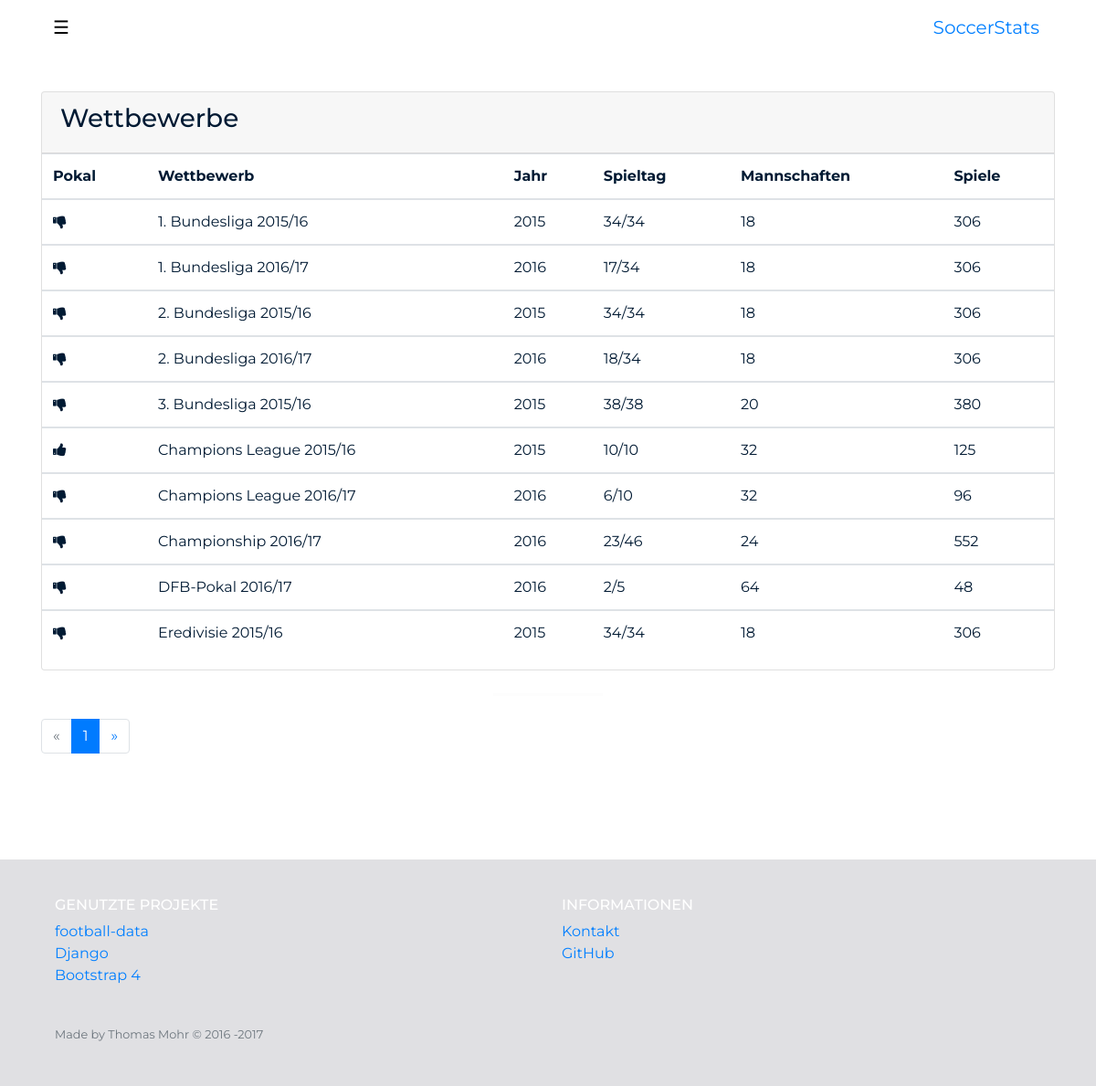
Page /competitions/ on the earlier database version.
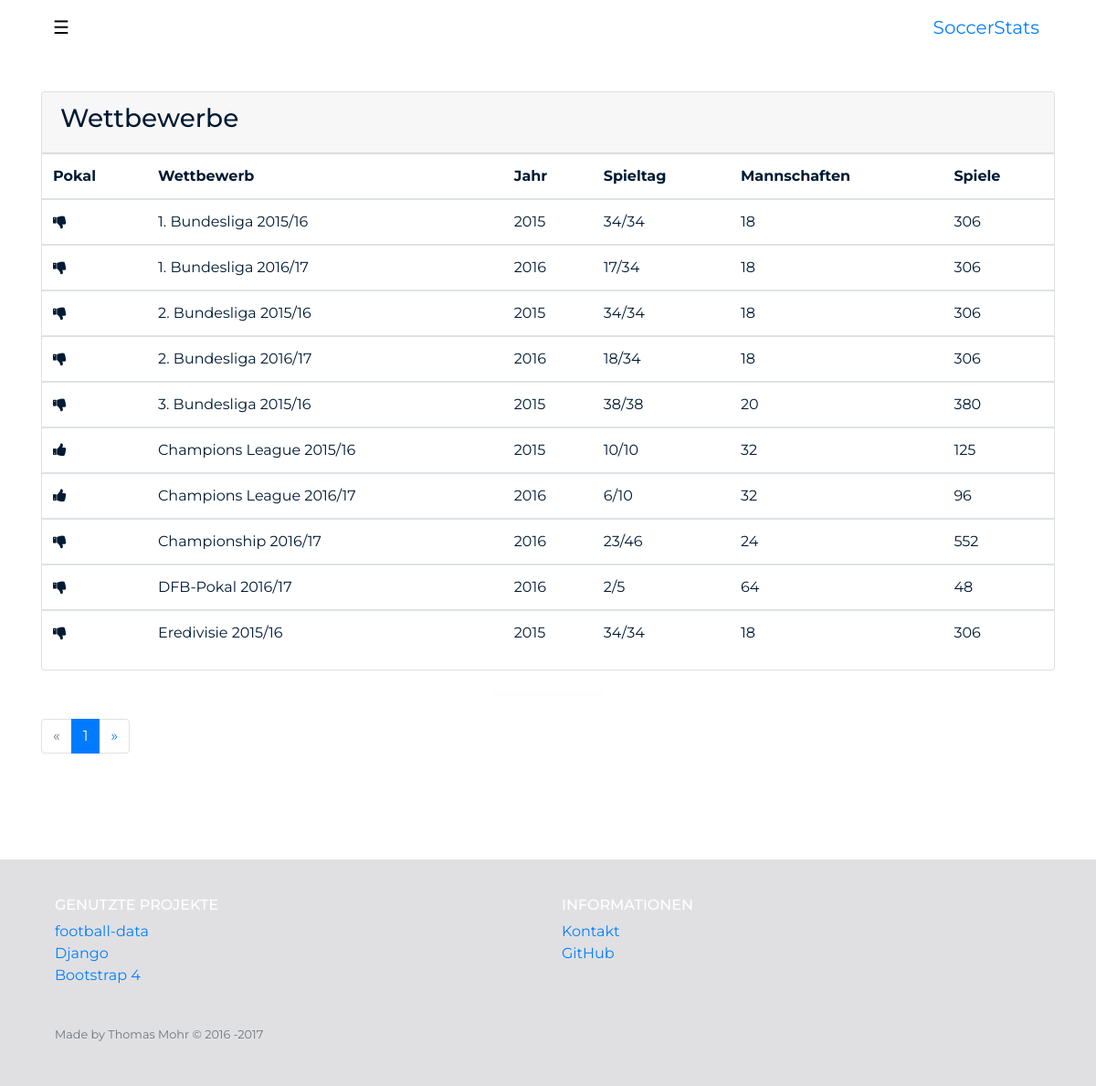
Same page on the later database version.
### competition/models.py (models this page shows, shortened)
class Competition(models.Model):
    id = models.PositiveSmallIntegerField(primary_key=True)
    is_cup = models.BooleanField()
    caption = models.CharField(max_length=255)
    league = models.CharField(max_length=255)
    year = models.PositiveSmallIntegerField()
    current_matchday = models.PositiveSmallIntegerField()
    number_of_matchdays = models.PositiveSmallIntegerField()
    number_of_teams = models.PositiveSmallIntegerField()
    number_of_games = models.PositiveSmallIntegerField()
    last_updated = models.DateTimeField()
    class Meta:
        ordering = ['caption']
        get_latest_by = 'last_updated'

### competition/views.py (the view)
class CompetitionListView(ListView):
    model = Competition
    paginate_by = 10
    def get_context_data(self, **kwargs):
        context = super(CompetitionListView, self).get_context_data(**kwargs)
        competitions = Competition.objects.all()
        paginator = Paginator(competitions, self.paginate_by)
        page = self.request.GET.get('page')
        try:
            competitions = paginator.page(page)
        except PageNotAnInteger:
            competitions = paginator.page(1)
        except EmptyPage:
            competitions = paginator.page(paginator.num_pages)
        context['competitions'] = competitions
        return context

### templates/competition/competition_list.html (shortened to what this page needs)
{% extends 'SoccerStats/base.html' %}
{% load math_extras %}
{% block content %}
    <section id="teams">
        <div class="container">
            <div class="card">
                <div class="card-header">
                    <h3 class="card-title>">Wettbewerbe</h3>
                </div>
                <div class="table-responsive">
                    <table class="table table-hover">
                        <thead>
                        <tr>
                            <th>Pokal</th>
                            <th>Wettbewerb</th>
                            <th>Jahr</th>
                            <th>Spieltag</th>
                            <th>Mannschaften</th>
                            <th>Spiele</th>
                        </tr>
                        </thead>
                        {% for competition in competitions %}
                            <tbody>
                            <tr
                                    onclick="document.location = '{% url 'competition:detail' competition.id %}'"
                                    style="cursor: pointer"
                            >
                                {% if competition.is_cup %}
                                    <td><i class="fa fa-thumbs-up" aria-hidden="true"></i></td>
                                {% else %}
                                    <td><i class="fa fa-thumbs-down" aria-hidden="true"></i></td>
                                {% endif %}
                                <td>{{ competition.caption }}</td>
                                <td>{{ competition.year }}</td>
                                <td>{{ competition.current_matchday }}/{{ competition.number_of_matchdays }}</td>
                                <td>{{ competition.number_of_teams }}</td>
                                <td>{{ competition.number_of_games }}</td>
                            </tr>
                            </tbody>
                        {% endfor %}
                    </table>
                </div>
            </div>
            <hr>
            <nav aria-label="Page navigation">
                <ul class="pagination">
                    {% if page_obj.has_previous %}
                        <li class="page-item">
                            <a
                                    class="page-link"
                                    href="?page={{ page_obj.previous_page_number }}"
                                    aria-label="Previous"
                            >
                                <span aria-hidden="true">&laquo;</span>
                                <span class="sr-only">Previous</span>
                            </a>
                        </li>
                    {% else %}
                        <li class="page-item disabled">
                        <span class="page-link" aria-label="Previous">
                            <span aria-hidden="true">&laquo;</span>
                        </span>
                        </li>
                    {% endif %}
                    {% for page in page_obj.paginator.page_range %}
                        {% if page == page_obj.number %}
                            <li class="page-item active">
                                <a class="page-link">
                                    {{ page_obj.number }} <span class="sr-only">(current)</span>
                                </a>
                            </li>
                        {% endif %}
                    {% endfor %}
                    {% if page_obj.has_next %}
                        <li class="page-item">
                            <a
                                    class="page-link"
                                    href="?page={{ page_obj.next_page_number }}"
                                    aria-label="Next"
                            >
                                <span aria-hidden="true">&raquo;</span>
                            </a>
                        </li>
                    {% endif %}
                </ul>
            </nav>
        </div>
    </section>
{% endblock %}

### templates/SoccerStats/base.html (shortened to what this page needs)
{% load staticfiles %}
{% load list_extras %}
<!DOCTYPE html>
<html lang="de">
<head>
    <link
            rel="stylesheet"
            href="https://maxcdn.bootstrapcdn.com/bootstrap/4.0.0-alpha.6/css/bootstrap.min.css"
    >
    <link rel="stylesheet" href="//cdnjs.cloudflare.com/ajax/libs/animate.css/3.5.2/animate.min.css"/>
    <link rel="stylesheet" href="http://code.ionicframework.com/ionicons/2.0.1/css/ionicons.min.css"/>
    <link rel="stylesheet" href="{% static 'SoccerStats/css/style.css' %}">
    <link rel="stylesheet" href="https://maxcdn.bootstrapcdn.com/font-awesome/4.7.0/css/font-awesome.min.css">
</head>
<body class="bg-faded">
<nav class="navbar navbar-toggleable-sm fixed-top">
    <div class="container">
        <button
                class="navbar-toggler hidden-md-up float-right"
                type="button"
                data-toggle="collapse"
                data-target="#collapsingNavbar"
        >
            ☰
        </button>
        <a class="navbar-brand page-scroll" href="{% url 'index' %}">SoccerStats</a>
    </div>
</nav>
{% block content %}{% endblock %}
<footer id="footer">
    <div class="container">
        <div class="row">
            <div class="col">
                <h6 class="text-uppercase">Genutzte Projekte</h6>
                <ul class="list-unstyled">
                    <li><a target="_blank" href="http://api.football-data.org/index">football-data</a></li>
                    <li><a target="_blank" href="https://www.djangoproject.com/">Django</a></li>
                    <li><a target="_blank" href="https://v4-alpha.getbootstrap.com/">Bootstrap 4</a></li>
                </ul>
            </div>
            <div class="col">
                <h6 class="text-uppercase">Informationen</h6>
                <ul class="list-unstyled">
                    <li><a target="_blank" href="mailto:ThomasMohr1990@gmail.com">Kontakt</a></li>
                    <li><a target="_blank" href="https://github.com/Thames1990/SoccerStatsDjango">GitHub</a></li>
                </ul>
            </div>
        </div>
        <br>
        <span class="text-muted small">
            Made by Thomas Mohr &copy; 2016
        </span>
    </div>
</footer>
</body>
</html>

### SoccerStats/static/SoccerStats/css/style.css (style rules this page uses)
html, body { width: 100%; height: 100%; }
body { font-family: 'Montserrat', 'Helvetica Neue', Arial, sans-serif; color: #001A33; webkit-tap-highlight-color: #222; top: 0; }
hr { max-width: 120px; border-width: 3px; opacity: 0.08; margin-top: 25px; margin-bottom: 25px; }
a { color: #007FFF; -webkit-transition: all .35s; -moz-transition: all .35s; transition: all .35s; }
section { padding: 70px 0; }
footer { padding: 45px; padding-top: 40px; background-color: #e0e0e3; }
footer h4, footer h6 { color: #fff; }
.navbar { border-color: rgba(35, 35, 35, .05); background-color: #fff; -webkit-transition: all .4s; -moz-transition: all .4s; transition: all .4s; }
.navbar-brand { color: #007FFF; padding: 1px; line-height: 1.90em; -webkit-transition: padding .2s ease-in; -moz-transition: padding .2s ease-in; transition: padding .2s ease-in; float: none; }
@media (min-width: 48em) { .navbar { border-color: transparent; background-color: #fff; min-height: 60px; } }
@media (min-width: 48em) { .navbar-brand { color: #007FFF; float: left; padding-left: 1px; } }
@media (min-width: 34em) { section { min-height: 600px; padding: 100px 0; } }

Differences in the rows shown:
changed Competition "Champions League 2016/17": is_cup False → True (drawn)
